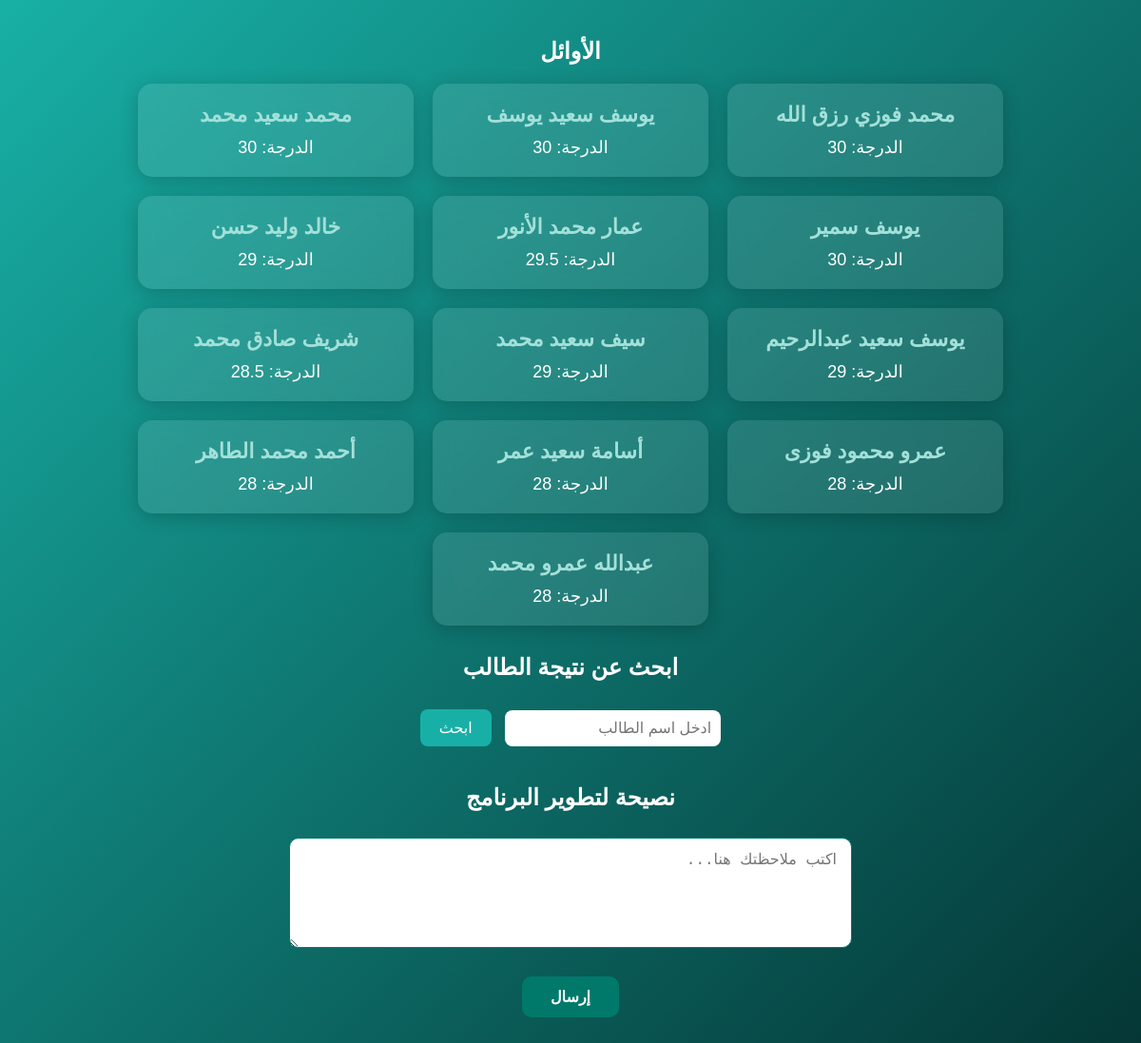
Screenshot of /natega/?gender=male with the database file from the repository.
### grades/models.py (models this page shows, shortened)
class Student(models.Model):
    GENDER_CHOICES = (
        ('male', 'Male'),
        ('female', 'Female'),
    )
    name = models.CharField(max_length=100)
    grade = models.CharField(max_length=10)
    gender = models.CharField(max_length=6, choices=GENDER_CHOICES, default=GENDER_CHOICES[0][0])
    is_best = models.BooleanField(default=False)

### grades/views.py (the view, shortened to what this page needs)
# urls.py: path('natega/', students_view, name='get_students'),
def students_view(request):
    context = {}
    if request.method == 'GET':
        gender = request.GET.get('gender')
        if gender:
            context['top_students'] = Student.objects.filter(
                is_best=True,
                gender=gender
            ).order_by('-grade')
    hide_feedback = request.session.pop('hide_feedback_form', False)
    context['hide_feedback_form'] = hide_feedback
    return render(request, 'grade.html', context)

### templates/grade.html (shortened to what this page needs)
{% load static %}
<!DOCTYPE html>
<html lang="ar" dir="rtl">
<head>
    <link rel="stylesheet" href="https://cdnjs.cloudflare.com/ajax/libs/font-awesome/6.5.0/css/all.min.css">
</head>
<body>
<div class="section">
    {% if top_students %}
        <h2>الأوائل</h2>
        <div class="cards-container" id="top-students">
            {% for student in top_students %}
                <div class="card">
                    <h3 style="color: {% if student.gender == 'female' %}#f9c5d1{% else %}#a3e0d9{% endif %};">{{ student.name }}</h3>
                    <p>الدرجة: {{ student.grade }}</p>
                </div>
            {% endfor %}
        </div>
    {% endif %}
</div>
<div class="section">
    <h2>ابحث عن نتيجة الطالب</h2>
    <form method="post" action="{% url 'get_students' %}">
        <input type="text" id="searchInput" placeholder="ادخل اسم الطالب" name="name" required>
        <button type="submit">ابحث</button>
    </form>
</div>
<div class="feedback-container" {% if hide_feedback_form %} style="display:none;" {% endif %}>
    <div class="section feedback-section">
        <h2>نصيحة لتطوير البرنامج</h2>
        {% if not success %}
            <form method="post" action="{% url 'feedback' %}">
                <textarea name="feedback_text" rows="5" placeholder="اكتب ملاحظتك هنا..." required></textarea>
                <button type="submit">إرسال</button>
            </form>
        {% endif %}
    </div>
</div>
</body>
</html>

### rows the page displays
Student: name "محمد فوزي رزق الله", grade "30"
Student: name "يوسف سعيد يوسف", grade "30"
Student: name "محمد سعيد محمد", grade "30"
Student: name "يوسف سمير", grade "30"
Student: name "عمار محمد الأنور", grade "29.5"
Student: name "خالد وليد حسن", grade "29"
Student: name "يوسف سعيد عبدالرحيم", grade "29"
Student: name "سيف سعيد محمد", grade "29"
Student: name "شريف صادق محمد", grade "28.5"
Student: name "عمرو محمود فوزى", grade "28"
Student: name "أسامة سعيد عمر", grade "28"
Student: name "أحمد محمد الطاهر", grade "28"
Student: name "عبدالله عمرو محمد", grade "28"
